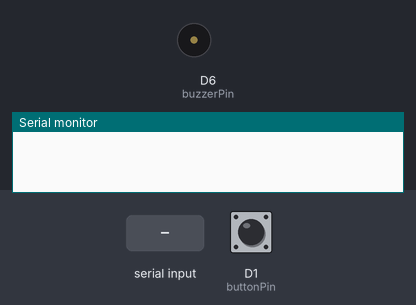
Recording of a sketch running on a simulated ESP8266 (NodeMCU). On the bench: buzzer (waves = sounding, pin HIGH), the last lines printed to the serial monitor. The test bench sets the inputs (shaded band); at power-on: D1 (buttonPin) HIGH.

Above: at 1.2 s.
1.3 s: "BUZZER_ON\n" received over Serial
At 1.4 s:
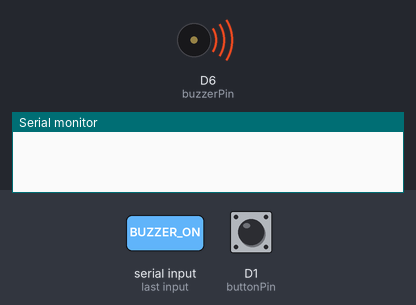
4.3 s: D1 (buttonPin) pulled LOW for 0.15 s
At 4.65 s:
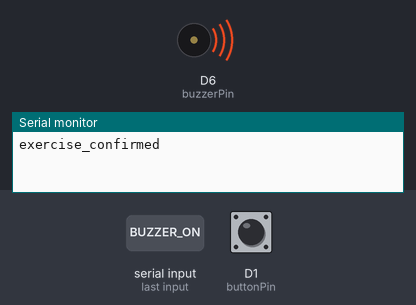
Timing chart, 0 to 7.8 s (numbered marks = the images above; inputs shaded):
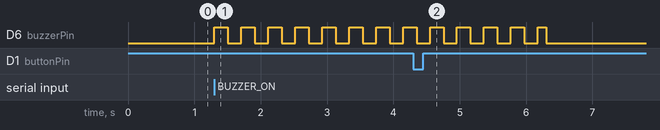

Measured:
- after the input at 1.3 s, D6 (buzzerPin): alternates HIGH for 0.20 s and LOW for 0.20 s, starting at once

The sketch:

astrohab_arduino.ino
```cpp
// AstroHab - كود الأردوينو المعتمد (NodeMCU / ESP8266)
// البروتوكول مع كود بايثون عبر السيريال:
//   الأردوينو يرسل:  exercise_confirmed   عند ضغط زر التمرين
//   الأردوينو يستقبل: BUZZER_ON  و  BUZZER_OFF
//
// نبضة الحياة (fail-safe): بايثون يعيد إرسال الحالة المطلوبة كل ثانية.
// إذا كان الجرس يعمل وانقطعت الأوامر أكثر من COMMAND_TIMEOUT_MS (توقف البرنامج أو انسحب الكابل)
// يُسكت الأردوينو الجرس بنفسه بدل أن يرن بلا نهاية.

// تعيين الدبابيس
const int buttonPin = D1;
const int buzzerPin = D6;

// نوع الجرس: 0 = نشط (Active، يكفيه جهد HIGH)، 1 = سلبي (Passive، يحتاج نغمة tone)
#define PASSIVE_BUZZER 0
const unsigned int TONE_HZ = 2000;

// متغيرات الزر ومنع التكرار (Debounce)
bool lastButtonState = HIGH;
unsigned long lastDebounceTime = 0;
const unsigned long debounceDelay = 50;

// متغيرات الإنذار المتقطع (بدون تعليق الكود)
bool buzzerActive = false;
bool buzzerState = false;
unsigned long previousMillis = 0;
const unsigned long interval = 200;  // سرعة تقطيع الإنذار (كل 200 ميلي ثانية)

// مهلة انقطاع الأوامر قبل الإسكات التلقائي
unsigned long lastBuzzerCommand = 0;
const unsigned long COMMAND_TIMEOUT_MS = 5000;

// استقبال الأوامر بدون حجز البرنامج (بديل readStringUntil الذي ينتظر حتى ثانية)
char cmdBuf[24];
uint8_t cmdLen = 0;

void driveBuzzer(bool on) {
#if PASSIVE_BUZZER
  if (on) {
    tone(buzzerPin, TONE_HZ);
  } else {
    noTone(buzzerPin);
  }
#else
  digitalWrite(buzzerPin, on ? HIGH : LOW);
#endif
  buzzerState = on;
}

void stopBuzzer() {
  buzzerActive = false;
  driveBuzzer(false);  // إيقاف تام فوراً
}

void handleCommand(const char *cmd) {
  if (strcmp(cmd, "BUZZER_ON") == 0) {
    lastBuzzerCommand = millis();  // كل BUZZER_ON يجدد مهلة نبضة الحياة
    if (!buzzerActive) {
      buzzerActive = true;  // بدء الإنذار المتقطع فوراً
      previousMillis = millis();
      driveBuzzer(true);
    }
  } else if (strcmp(cmd, "BUZZER_OFF") == 0) {
    stopBuzzer();
  }
}

void readSerialCommands() {
  while (Serial.available() > 0) {
    char c = (char)Serial.read();
    if (c == '\n' || c == '\r') {
      if (cmdLen > 0) {
        cmdBuf[cmdLen] = '\0';
        handleCommand(cmdBuf);
        cmdLen = 0;
      }
    } else if (cmdLen < sizeof(cmdBuf) - 1) {
      cmdBuf[cmdLen++] = c;
    } else {
      cmdLen = 0;  // سطر أطول من المتوقع: نتجاهله
    }
  }
}

void setup() {
  // معدل النقل متوافق مع كود بايثون
  Serial.begin(115200);

  pinMode(buttonPin, INPUT_PULLUP);
  pinMode(buzzerPin, OUTPUT);
  driveBuzzer(false);  // إطفاء جرس الإنذار في البداية
}

void loop() {
  // 1. قراءة حالة الزر المادي
  int reading = digitalRead(buttonPin);

  // التحقق من ضغطة الزر واستقرار الإشارة
  if (reading == LOW && lastButtonState == HIGH) {
    if ((millis() - lastDebounceTime) > debounceDelay) {
      // إرسال الإشارة فوراً إلى كود بايثون عبر الكابل
      Serial.println("exercise_confirmed");
      lastDebounceTime = millis();
    }
  }
  lastButtonState = reading;

  // 2. استقبال أوامر التحكم بجرس الإنذار من كود بايثون
  readSerialCommands();

  // 3. الإسكات التلقائي عند انقطاع نبضة الحياة
  if (buzzerActive && (millis() - lastBuzzerCommand) > COMMAND_TIMEOUT_MS) {
    stopBuzzer();
  }

  // 4. تشغيل صوت الإنذار بشكل متقطع حتى يتم إيقافه بالأمر
  if (buzzerActive) {
    unsigned long currentMillis = millis();
    if (currentMillis - previousMillis >= interval) {
      previousMillis = currentMillis;
      driveBuzzer(!buzzerState);  // تبديل الحالة لصنع صفارة متقطعة
    }
  }

  delay(5);  // تأخير بسيط لضمان استقرار العمليات
}
```
